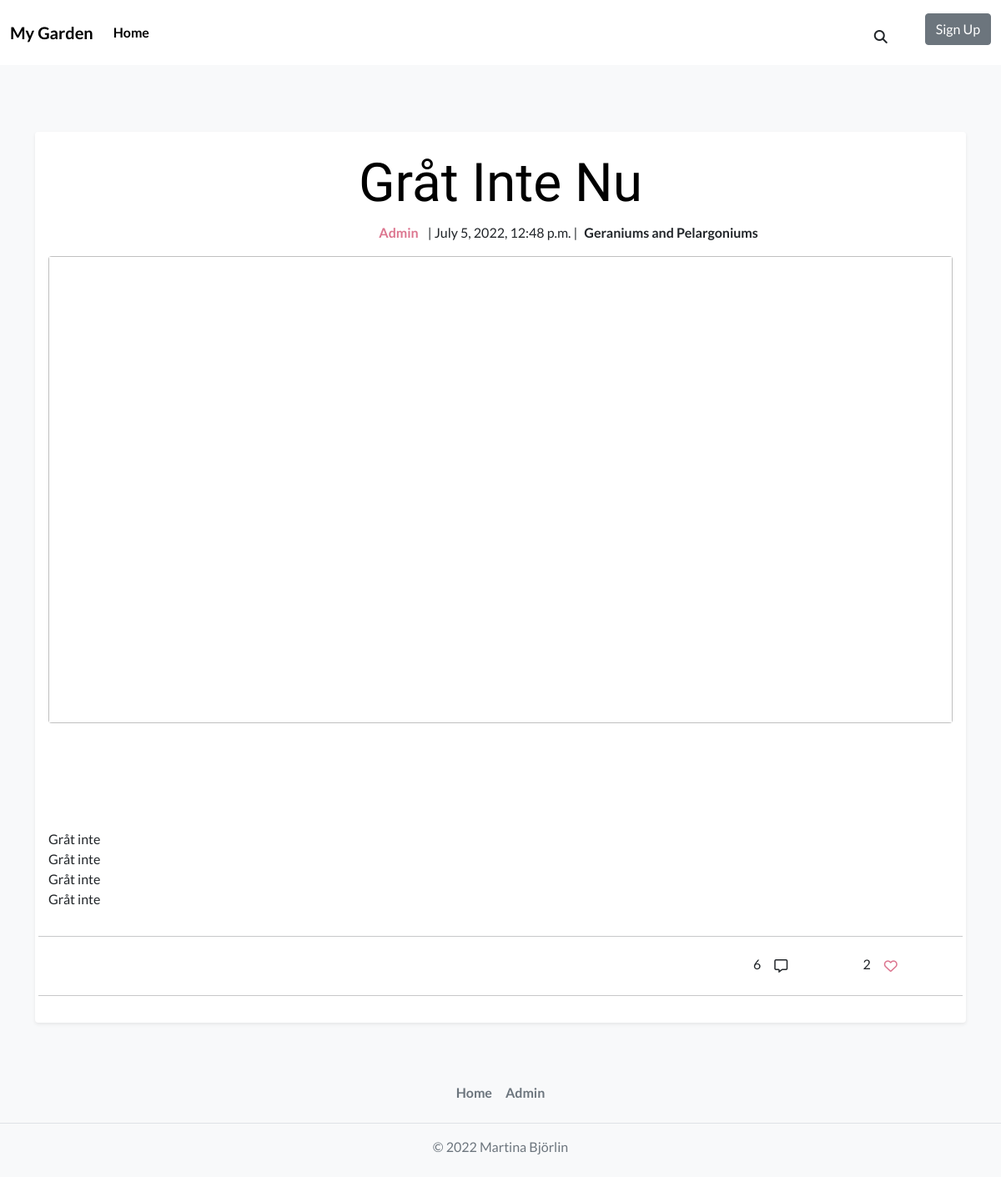
The page /blogpost/grat-inte/ on the database its author committed.
### blog_post/models.py (models this page shows, shortened)
class Post(models.Model):
    PUBLISH_STATUS = ((0, "Draft"), (1, "Publish"))
    title = models.CharField(max_length=100)
    slug = models.SlugField(max_length=200, unique=True)
    meta_description = models.CharField(max_length=150, blank=True)
    author = models.ForeignKey(
        User,
        on_delete=models.CASCADE,
        related_name="post_author",
    )
    category = models.ForeignKey(
        Category,
        on_delete=models.CASCADE,
        related_name="post_category",
    )
    created_on = models.DateTimeField(auto_now_add=True)
    updated_on = models.DateTimeField(auto_now=True)
    content = models.TextField()
    published = models.IntegerField(choices=PUBLISH_STATUS, default=0)
    publish_date = models.DateTimeField(blank=True, null=True)
    likes = models.ManyToManyField(
        Profile, related_name="post_likes", default=[0], blank=True
    )
    number_of_likes = models.BigIntegerField(default="0")
    liked = models.BooleanField(default=False)
    post_img = CloudinaryField("post_image", default="default_image")
    class Meta:
        ordering = ["-created_on"]

class Category(models.Model):
    name = models.CharField(
        max_length=50,
        unique=True,
        blank=False,
        null=False,
    )
    slug = models.SlugField(
        max_length=200,
        unique=True,
        blank=False,
        null=False,
    )
    category_img = CloudinaryField(
        "category_image",
        default="default_image",
    )
    class Meta:
        verbose_name_plural = "categories"
    def __str__(self):
        return f"{self.name}"

### blog_post/views.py (the view)
# urls.py: path("<slug:slug>/", BlogPostDetail.as_view(), name="blog_post"),
class BlogPostDetail(DetailView):
    template_name = "blog_post_detail.html"
    def get(self, request, slug, *args, **kwargs):
        queryset = Post.objects.filter(published=1).order_by("-created_on")
        post = get_object_or_404(queryset, slug=slug)
        liked = False
        if hasattr(self.request.user, "profile"):
            if post.likes.filter(id=request.user.profile.id).exists():
                liked = True
        context = {
            "post": post,
            "liked": liked,
        }
        return render(
            request,
            "blog_post_detail.html",
            context,
        )

### profiles/models.py (called while the page is built)
    def __str__(self):
        return f"{self.user}"

### blog_post/templates/blog_post_detail.html (shortened to what this page needs)
{% extends 'base.html' %}
{% load static %}
{% block content %}
<article class=" blog-post-detail shadow-sm p-3 mb-5 bg-body rounded">
   <div class="row">
      <span class="text-center">
         <a href="{% url 'blog_post' post.slug %}" class="blog-post-header">
            <h1 class="display-3 text-capitalize blog-post-header">{{post.title}}</h1>
         </a>
      </span>
   </div>
   <div class="row">
      <div class="col-lg-7 col-md-12 col-sm-12 g-0">
         <p class="text-center text-lg-end"><span class="fw-bold post-author m-2">{{post.author}} </span>| {{post.created_on}} |</p>
      </div>
      <div class="col-lg-5 col-md-12 col-sm-12 g-0">
         <p class="text-center text-lg-start text-md-center text-sm-center fw-bold"><span class="m-2">{{post.category}}</span></p>
      </div>
   </div>
   <div>
      {% if 'default_image' in post.post_img.url %}
      <img src="../../static/media/temporary_default.jpeg" class="bg-body rounded" alt="..." width="100%" >
      {% else %}
      <img id="blog-post-detail-img" class="bg-body rounded"  src=" {{ post.post_img.url }}" width="100%">
      {% endif %}
   </div>
   <article id="blog-post-body">
      <div class="row">
         <p class="blog-post-content"> {{post.content | linebreaks}} </p>
      </div>
   </article>
   <div class="comment-and-like-section">
      <div class="row">
         <hr>
         <div class="col-9 col-md-10 col-lg-10">
            <p class="text-end">{{post.post_comments.count}}
               <button class="btn btn-comments" type="button"><i class="far fa-comment-alt"></i></button>
            </p>
         </div>
         <div class="col-3 col-md-2 col-lg-2 text-center">
            <span>{{post.number_of_likes}}</span>
            {% if request.user.is_authenticated %}
            {% if liked %}
            <button class="btn btn_likes" id="btn-like" name="{% url 'post_likes' post.slug %}" type="submit"
               value="{{post.id}}"><i id="btn-i" class="fas fa-heart btn-icon"></i></button>
            {% else %}
            <button class="btn btn_likes" id="btn-like" name="{% url 'post_likes' post.slug %}" type="submit"
               value="{{post.id}}"><i id="btn-i" class="far fa-heart btn-icon"></i></button>
            {% endif %}
            {% else %}
            <button class="btn" id="btn-like" onclick="alertMsgVisitorLikes()"><i id="btn-i" class="far fa-heart btn-icon"></i></button>
            {% endif %}
         </div>
         <hr>
      </div>
   </div>
</article>
{% endblock %}

### static/css/style.css (style rules this page uses)
h1 { font-family: 'Amatic SC', cursive; font-size: 6rem; }
body { font-family: 'Lato', sans-serif; }
a { text-decoration: none; text-align: center; color: black; }
#btn-i { color: #dc758f; }
.blog-post-header { display: inline-block; }
#blog-post-detail-img { height: 44rem; object-fit: cover; }
.blog-post-detail { margin-bottom: 5%; padding-top: 2%; padding-left: 5%; padding-right: 5%; }
.post-author { color: #dc758f; }
.blog-post-content { padding: 5% 3% 5% 3%; }
.post-author { text-align: center; }
@media screen and (max-width: 1200px) and (min-width: 992px) { #blog-post-detail-img { height: 35rem; } }

### rows shown on the page
Post: title "Gråt Inte Nu", author "Admin", created_on "July 5, 2022, 12:48 p.m.", category "Geraniums and Pelargoniums", content "Gråt inte Gråt inte Gråt inte Gråt inte", post_comments.count "6", number_of_likes "2"
